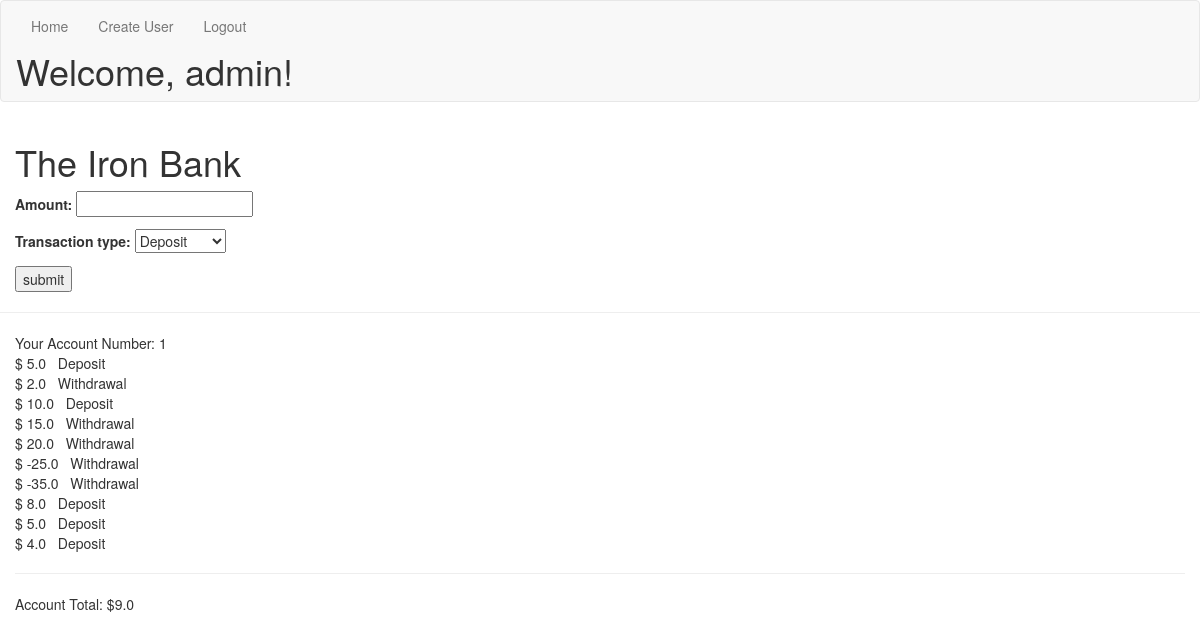
Screenshot of /transaction/ (signed in) with the database file from the repository.
### bank/models.py (models this page shows, shortened)
class Profile(models.Model):
    user = models.OneToOneField('auth.User')
    favorite_color = models.CharField(max_length=50)
    @property
    def get_total(self):
        get_amount = Transaction.objects.filter(user=self.id)
        new_list = []
        for total in get_amount:
            new_list.append(total.amount)
        print(new_list)
        return sum(new_list)

class Transaction(models.Model):
    user = models.ForeignKey('auth.User')
    time_created = models.DateTimeField(auto_now_add=True)
    amount = models.FloatField()
    transaction_type = models.CharField(max_length=1, choices=TRANSACTION_TYPE, default='D')

### bank/views.py (the view, shortened to what this page needs)
# urls.py: url(r'^transaction/$', TransactionCreateView.as_view(), name='transaction_create_view'),
class TransactionCreateView(CreateView):
    model = Transaction
    success_url = reverse_lazy("transaction_create_view")
    fields = ('amount', 'transaction_type')
    def get_context_data(self, **kwargs):
        context = super().get_context_data(**kwargs)
        context["amount"] = Profile.objects.get(user=self.request.user)
        context["transaction"] = Transaction.objects.filter(user=self.request.user)
        return context

### templates/bank/transaction_form.html (shortened to what this page needs)
{% extends 'base.html' %}
{% block content %}
<div class="container-fluid">
  <form class="" action="" method="post">
    {{ form.as_p }}
    <input type="submit" name="" value="submit">
  </form>
</div>
<hr>
<div class="container-fluid">
  Your Account Number: {{ request.user.profile.id }}
{% for type in transaction %}
  <br>
  $ {{ type.amount }} &nbsp;
  {{ type.get_transaction_type_display }}
{% endfor %}
<hr>
Account Total: ${{ request.user.profile.get_total }}
</div>
{% endblock %}

### templates/base.html (shortened to what this page needs)
{% load staticfiles %}
<!DOCTYPE html>
<html>
  <head>
    <link rel="stylesheet" href="{% static 'css/bootstrap.css' %}" media="screen" title="no title">
  </head>
  <body>
    <div class="navbar navbar-default">
      <div class="container-fluid">
        <div class="nav navbar-nav">
          <li><a href="{% url 'index_view' %}">Home</a></li>
          <li><a href="{% url 'user_create_view' %}">Create User</a></li>
          {% if not request.user.is_authenticated %}
          <li><a href="{% url 'login' %}">Login</a></li>
          {% else %}
          <li><a href="{% url 'logout' %}?next={% url 'index_view' %}">Logout</a></li>
          <h1>Welcome, {{ request.user }}!</h1>
          {% endif %}
      </div>
      </div>
      </div>
      <div class="container-fluid">
        <h1>The Iron Bank</h1>
      </div>
    {% block content %}
    {% endblock %}
  </body>
</html>

### rows the page displays
Transaction: amount "5.0", transaction_type "Deposit"
Transaction: amount "2.0", transaction_type "Withdrawal"
Transaction: amount "10.0", transaction_type "Deposit"
Transaction: amount "15.0", transaction_type "Withdrawal"
Transaction: amount "20.0", transaction_type "Withdrawal"
Transaction: amount "-25.0", transaction_type "Withdrawal"
Transaction: amount "-35.0", transaction_type "Withdrawal"
Transaction: amount "8.0", transaction_type "Deposit"
Transaction: amount "5.0", transaction_type "Deposit"
Transaction: amount "4.0", transaction_type "Deposit"

### other values shown
{{ request.user }} "admin"
{{ request.user.profile.id }} "1"
{{ request.user.profile.get_total }} "9.0"
